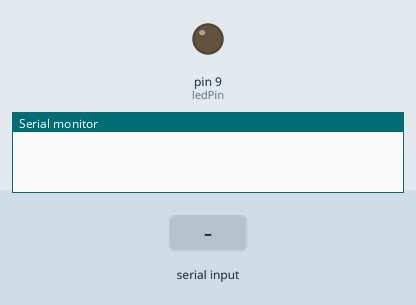
Bench run of a sketch on a simulated Arduino Uno, built with avr-gcc and run on an emulated ATmega328P. Shown: output pins drawn as LEDs (lit = HIGH), the last lines printed to the serial monitor. The test bench sets the inputs (shaded band). EEPROM starts erased.

Above: at 1.2 s.
1.3 s: "1\n" received over Serial
At 1.7 s:
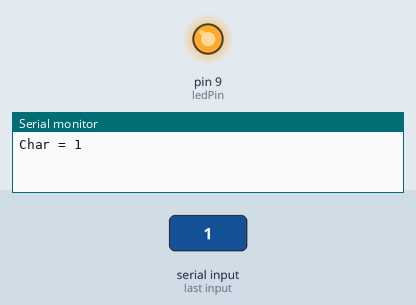
2.8 s: "0\n" received over Serial
At 4.1 s:
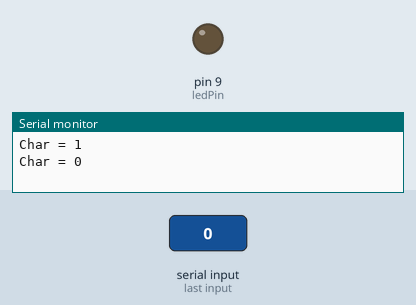
Timing chart, 0 to 5.8 s (numbered marks = the images above; inputs shaded):
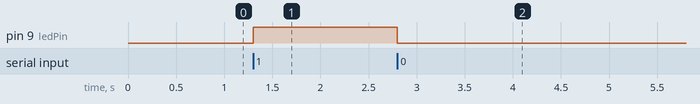

The sketch:

04-eeprom-led.ino
```cpp
// 04-eeprom-led
// Stav LED se nastavuje znakem ze seriove linky ('1' = zapnuto, jiny znak = vypnuto)
// a uklada se do EEPROM, takze se po restartu obnovi.
#include <EEPROM.h>

const int ledPin = 9;   // LED on D9
char saveC;

void setup() {
  Serial.begin(9600);
  pinMode(ledPin, OUTPUT);
  saveC = EEPROM.read(1);                 // nacteni posledniho ulozeneho znaku
  digitalWrite(ledPin, saveC == '1');     // obnoveni stavu LED po restartu
}

void loop() {
  char c;
  if (Serial.available() > 0) {
    c = Serial.read();
    if (c == '\n' || c == '\r') return;   // ignorovat konce radku
    Serial.print("Char = ");
    Serial.println(c);
    EEPROM.update(1, c);                  // zapis jen pri zmene (setri EEPROM)
    saveC = c;

    if (c == '1') {
      digitalWrite(ledPin, 1);
    } else {
      digitalWrite(ledPin, 0);
    }
  }
}
```

Measured:
- after the input at 1.3 s, pin 9 (ledPin): LOW → HIGH at once
- after the input at 2.8 s, pin 9 (ledPin): HIGH → LOW at once
